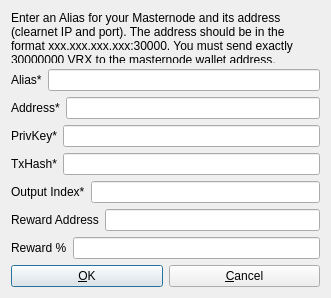
<?xml version="1.0" encoding="UTF-8"?>
<ui version="4.0">
 <class>AddEditAdrenalineNode</class>
 <widget class="QDialog" name="AddEditAdrenalineNode">
  <property name="geometry">
   <rect>
    <x>0</x>
    <y>0</y>
    <width>331</width>
    <height>298</height>
   </rect>
  </property>
  <property name="windowTitle">
   <string>Add/Edit Masternode</string>
  </property>
  <property name="modal">
   <bool>true</bool>
  </property>
  <layout class="QVBoxLayout" name="verticalLayout">
   <item>
    <widget class="QLabel" name="label_9">
     <property name="sizePolicy">
      <sizepolicy hsizetype="Preferred" vsizetype="Expanding">
       <horstretch>0</horstretch>
       <verstretch>0</verstretch>
      </sizepolicy>
     </property>
     <property name="text">
      <string>&lt;html&gt;&lt;head/&gt;&lt;body&gt;&lt;p&gt;Enter an Alias for your Masternode and its address (clearnet IP and port). The address should be in the format xxx.xxx.xxx.xxx:30000. You must send exactly 30000000 VRX to the masternode wallet address.&lt;/p&gt;&lt;/body&gt;&lt;/html&gt;</string>
     </property>
     <property name="wordWrap">
      <bool>true</bool>
     </property>
    </widget>
   </item>
   <item>
    <layout class="QHBoxLayout" name="horizontalLayout_4">
     <property name="bottomMargin">
      <number>0</number>
     </property>
     <item>
      <widget class="QLabel" name="label_4">
       <property name="text">
        <string>Alias*</string>
       </property>
      </widget>
     </item>
     <item>
      <widget class="QLineEdit" name="aliasLineEdit"/>
     </item>
    </layout>
   </item>
   <item>
    <layout class="QHBoxLayout" name="horizontalLayout_5">
     <property name="bottomMargin">
      <number>0</number>
     </property>
     <item>
      <widget class="QLabel" name="label_6">
       <property name="text">
        <string>Address*</string>
       </property>
      </widget>
     </item>
     <item>
      <widget class="QLineEdit" name="addressLineEdit"/>
     </item>
    </layout>
   </item>
   <item>
    <layout class="QHBoxLayout" name="horizontalLayout_3">
     <property name="bottomMargin">
      <number>0</number>
     </property>
     <item>
      <widget class="QLabel" name="label_5">
       <property name="text">
        <string>PrivKey*</string>
       </property>
      </widget>
     </item>
     <item>
      <widget class="QLineEdit" name="privkeyLineEdit"/>
     </item>
    </layout>
   </item>
   <item>
    <layout class="QHBoxLayout" name="horizontalLayout_2">
     <property name="bottomMargin">
      <number>0</number>
     </property>
     <item>
      <widget class="QLabel" name="label_2">
       <property name="text">
        <string>TxHash*</string>
       </property>
      </widget>
     </item>
     <item>
      <widget class="QLineEdit" name="txhashLineEdit"/>
     </item>
    </layout>
   </item>
   <item>
    <layout class="QHBoxLayout" name="horizontalLayout_8">
     <property name="bottomMargin">
      <number>0</number>
     </property>
     <item>
      <widget class="QLabel" name="label_8">
       <property name="text">
        <string>Output Index*</string>
       </property>
      </widget>
     </item>
     <item>
      <widget class="QLineEdit" name="outputindexLineEdit"/>
     </item>
    </layout>
   </item>
<item>
    <layout class="QHBoxLayout" name="horizontalLayout_6">
     <property name="bottomMargin">
      <number>0</number>
     </property>
     <item>
      <widget class="QLabel" name="label_3">
       <property name="text">
        <string>Reward Address</string>
       </property>
      </widget>
     </item> 
     <item>
      <widget class="QLineEdit" name="rewardaddressLineEdit"/>
     </item>
    </layout>
   </item>
   <item>
    <layout class="QHBoxLayout" name="horizontalLayout_7">
     <property name="bottomMargin">
      <number>0</number>
     </property>
     <item>
      <widget class="QLabel" name="label_7">
       <property name="text">
        <string>Reward %</string>
       </property>
      </widget>
     </item>
     <item>
      <widget class="QLineEdit" name="rewardpercentageLineEdit"/>
     </item>
    </layout>
   </item>
   <item>
    <layout class="QHBoxLayout" name="horizontalLayout_Buttons">
     <item>
      <widget class="QPushButton" name="okButton">
       <property name="text">
        <string>&amp;OK</string>
       </property>
      </widget>
     </item>
     <item>
      <widget class="QPushButton" name="cancelButton">
       <property name="text">
        <string>&amp;Cancel</string>
       </property>
       <property name="autoDefault">
        <bool>false</bool>
       </property>
      </widget>
     </item>
    </layout>
   </item>
  </layout>
 </widget>
 <resources/>
 <connections/>
</ui>
